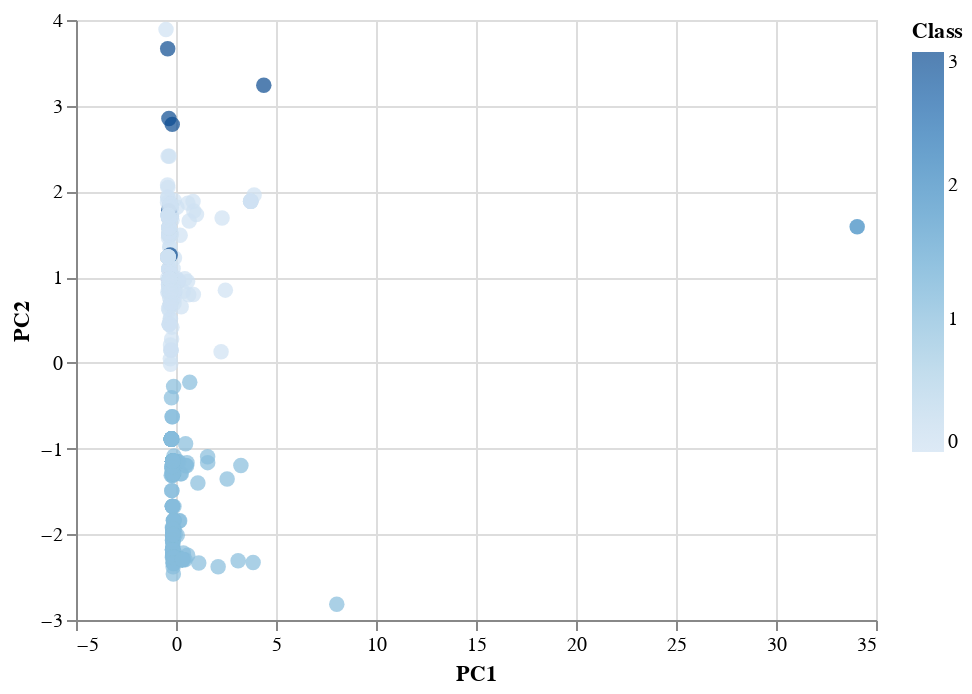

Source (notebook cell):
### Markdown cell above
### Visualizing Results

#### 3D-Scatter with Clusters

### Code cell
# Create a 3D-Scatter with the PCA data and the clusters
#fig = px.scatter_3d(clustered_crypto_df, x="PC1", y="PC2", z="PC3", hover_name="CoinName", hover_data=["Algorithm"], color="Class",)
#fig.show()
alt.Chart(clustered_crypto_df).mark_circle(size=60).encode(
    x='PC1',
    y='PC2',
    color='Class',
    tooltip=['CoinName', 'Algorithm', 'TotalCoinsMined', 'TotalCoinSupply']
).interactive()

### Figure 1 — Vega-Lite specification as saved in the notebook (floating-point values rounded to 4 significant figures; data arrays with more than 128 entries replaced by an {"elided": "..."} marker saying what was removed)
{"config": {"view": {"continuousWidth": 400, "continuousHeight": 300}}, "data": {"name": "data-dc03f4ea3c915cad320bf6686168d346"}, "mark": {"type": "circle", "size": 60}, "encoding": {"color": {"type": "quantitative", "field": "Class"}, "tooltip": [{"type": "nominal", "field": "CoinName"}, {"type": "nominal", "field": "Algorithm"}, {"type": "quantitative", "field": "TotalCoinsMined"}, {"type": "nominal", "field": "TotalCoinSupply"}], "x": {"type": "quantitative", "field": "PC1"}, "y": {"type": "quantitative", "field": "PC2"}}, "selection": {"selector003": {"type": "interval", "bind": "scales", "encodings": ["x", "y"]}}, "$schema": "https://vega.github.io/schema/vega-lite/v4.8.1.json", "datasets": {"data-dc03f4ea3c915cad320bf6686168d346": {"elided": "532 records"}}}
